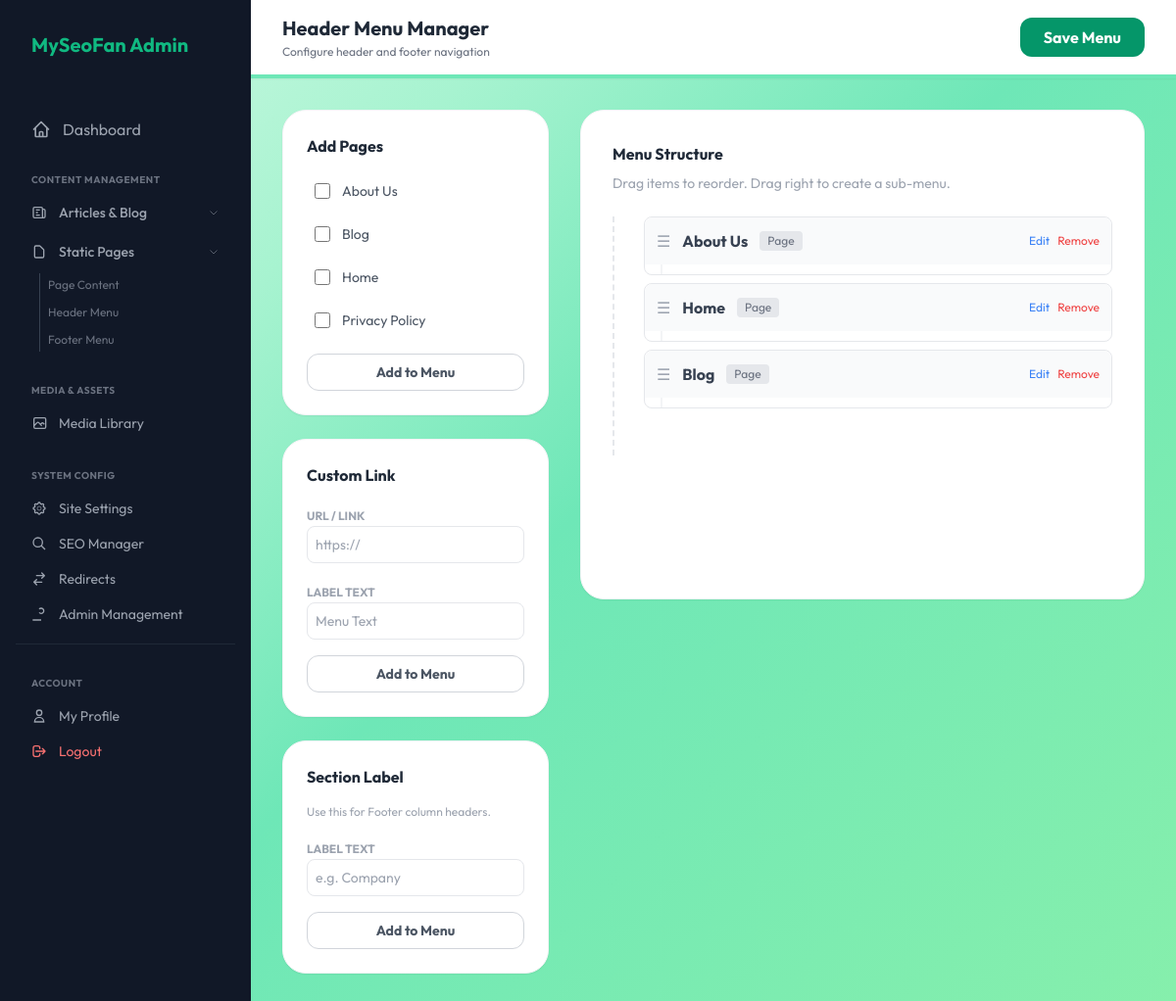
The page /admin/menus.php (signed in) on the database as committed earlier.
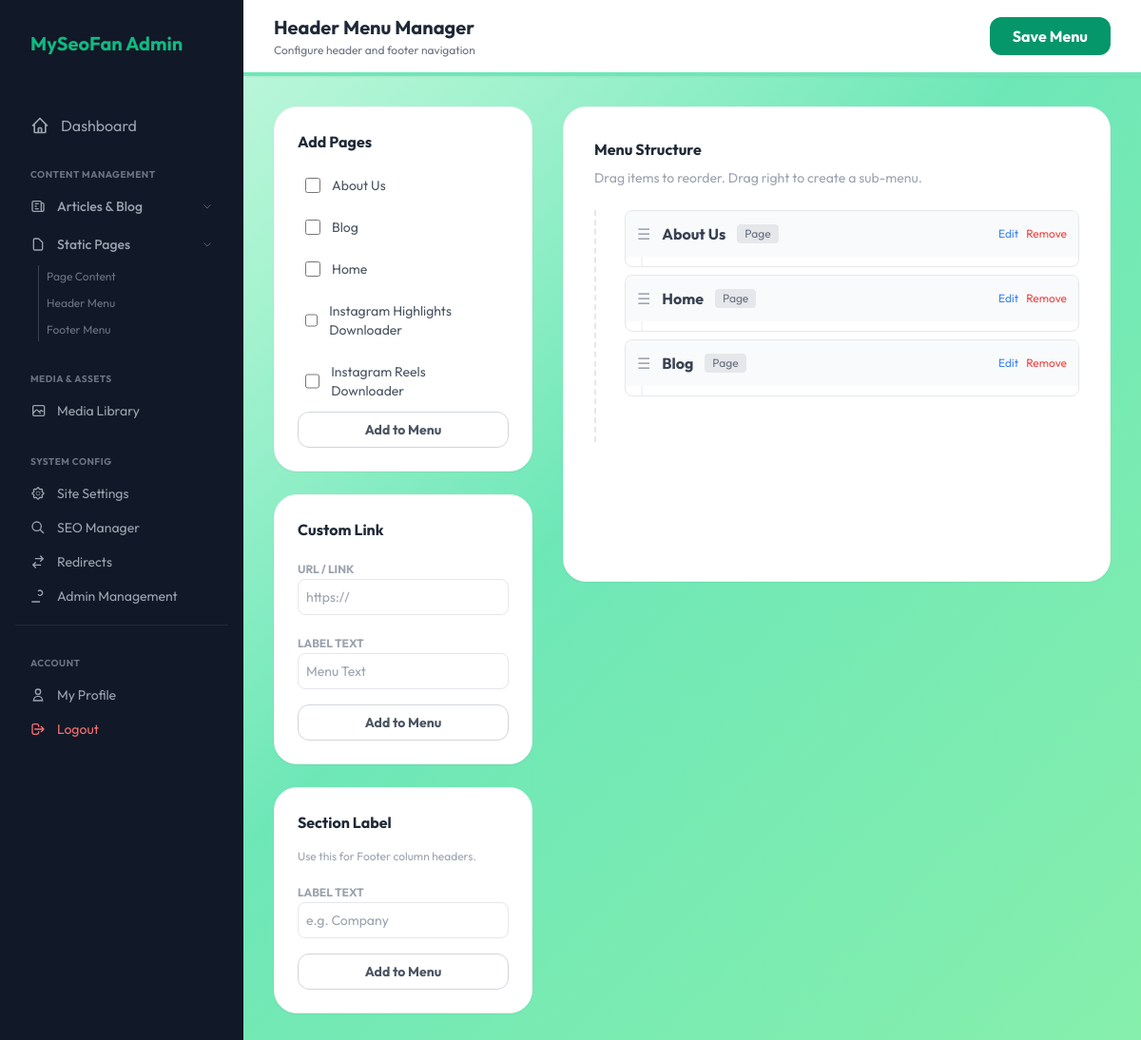
The same page on the database as committed later.
### tables this page shows
CREATE TABLE pages (id INTEGER PRIMARY KEY AUTOINCREMENT, title TEXT, slug TEXT UNIQUE, content TEXT, lang_code TEXT DEFAULT 'en', meta_title TEXT, meta_description TEXT, translation_group TEXT, show_in_header INTEGER DEFAULT 0, show_in_footer INTEGER DEFAULT 0, menu_order INTEGER DEFAULT 0, footer_section TEXT DEFAULT 'legal');

CREATE TABLE menu_items (
        id INTEGER PRIMARY KEY AUTOINCREMENT,
        menu_location TEXT CHECK(menu_location IN ('header', 'footer')) NOT NULL,
        lang_code TEXT NOT NULL DEFAULT 'en',
        type TEXT CHECK(type IN ('page', 'custom_link', 'label')) NOT NULL DEFAULT 'page',
        label TEXT,
        url TEXT,
        related_id INTEGER,
        parent_id INTEGER DEFAULT 0,
        sort_order INTEGER DEFAULT 0,
        FOREIGN KEY (related_id) REFERENCES pages(id) ON DELETE SET NULL
    );

### admin/menus.php (the view, shortened to what the rows shown need)
<?php
require_once '../includes/db.php';
$_curr_lang = 'en';
$location = $_GET['menu_location'] ?? 'header';
$stmt = $pdo->prepare("SELECT id, title FROM pages WHERE lang_code = ? ORDER BY title ASC");
$stmt->execute([$_curr_lang]);
$availPages = $stmt->fetchAll();
function buildMenuTree($items, $parentId = 0)
{
    $branch = [];
    foreach ($items as $item) {
        if ($item['parent_id'] == $parentId) {
            $children = buildMenuTree($items, $item['id']);
            $branch[] = $item;
        }
    }
    return $branch;
}
$stmt = $pdo->prepare("SELECT * FROM menu_items WHERE menu_location = ? AND lang_code = ? ORDER BY sort_order ASC");
$stmt->execute([$location, $_curr_lang]);
$rawItems = $stmt->fetchAll();
$menuTree = buildMenuTree($rawItems);
?>
<!DOCTYPE html>
<html lang="en">
<head>
    <script src="https://cdn.tailwindcss.com"></script>
</head>
<body class="flex">
    <?php include 'includes/sidebar.php'; ?>
    <main class="flex-1 min-h-screen">
        <div class="p-8">
            <div class="grid grid-cols-12 gap-8">
                <div class="col-span-4 space-y-6">
                    <div class="bg-white p-6 rounded-3xl shadow-sm border border-gray-100">
                        <div class="max-h-60 overflow-y-auto space-y-2 mb-4 pr-2">
                            <?php foreach ($availPages as $p): ?>
                                <label class="flex items-center gap-3 p-2 hover:bg-gray-50 rounded-lg cursor-pointer">
                                    <input type="checkbox" class="page-checkbox w-4 h-4 text-emerald-600 rounded"
                                        data-id="<?php echo $p['id']; ?>"
                                        data-title="<?php echo htmlspecialchars($p['title']); ?>">
                                    <span class="text-sm text-gray-600">
                                        <?php echo htmlspecialchars($p['title']); ?>
                                    </span>
                                </label>
                            <?php endforeach; ?>
                        </div>
                    </div>
                </div>
                <div class="col-span-8">
                    <div class="bg-white p-8 rounded-3xl shadow-sm border border-gray-100 min-h-[500px]">
                        <div id="menu-root" class="nested-sortable space-y-2 pb-12">
                            <?php
                            function renderMenuItem($item)
                            {
                                $typeLabel = ($item['type'] === 'page') ? 'Page' : (($item['type'] === 'label') ? 'Label' : 'Custom Link');
                                ?>
                                <div class="menu-item bg-white border border-gray-200 rounded-lg mb-2"
                                    data-type="<?php echo $item['type']; ?>"
                                    data-related-id="<?php echo $item['related_id'] ?? ''; ?>"
                                    data-url="<?php echo htmlspecialchars($item['url'] ?? ''); ?>"
                                    data-label="<?php echo htmlspecialchars($item['label']); ?>"
                                    data-id="<?php echo $item['id']; ?>">
                                    <div class="flex items-center justify-between p-3 bg-gray-50 rounded-t-lg">
                                        <div class="flex items-center gap-3">
                                            <span class="cursor-move text-gray-400">☰</span>
                                            <span class="font-bold text-gray-700 item-label-display">
                                                <?php echo htmlspecialchars($item['label']); ?>
                                            </span>
                                            <span class="text-xs bg-gray-200 text-gray-500 px-2 py-0.5 rounded">
                                                <?php echo $typeLabel; ?>
                                            </span>
                                        </div>
                                        <div class="flex items-center gap-2">
                                            <button onclick="toggleEdit(this)"
                                                class="text-xs text-blue-500 hover:underline">Edit</button>
                                            <button onclick="removeCreate(this)"
                                                class="text-xs text-red-500 hover:underline">Remove</button>
                                        </div>
                                    </div>
                                    <div class="nested-sortable pl-4 ml-4 border-l-2 border-gray-100 min-h-[10px] py-1">
                                    </div>
                                </div>
                                <?php
                                return ob_get_clean();
                            }
                            foreach ($menuTree as $rootItem) {
                                echo renderMenuItem($rootItem);
                            }
                            ?>
                        </div>
                    </div>
                </div>
            </div>
        </div>
    </main>
</body>
</html>

Rows that differ between the two databases and show on the page:
no longer on this page (row unchanged): pages: title "Privacy Policy"
added pages: title "Instagram Highlights Downloader"
added pages: title "Instagram Reels Downloader"
